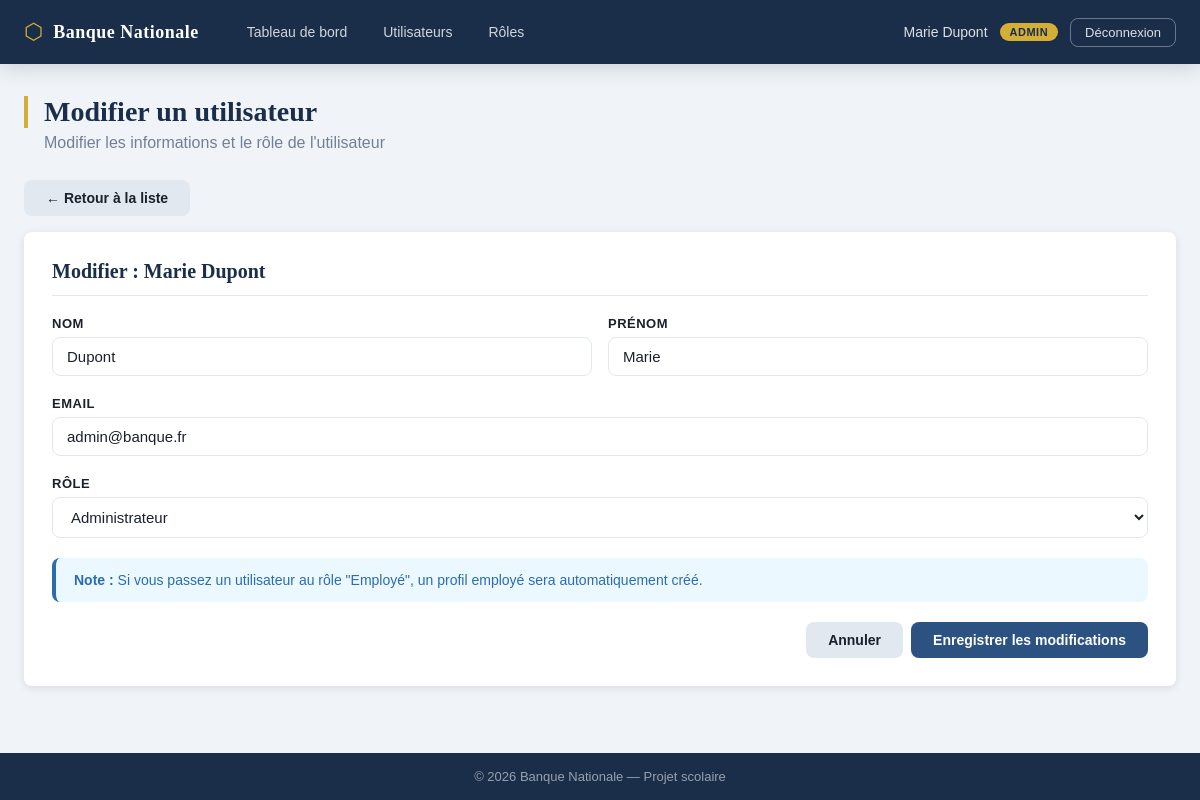
The app's page /admin/roles.php?id=1 (signed in) with its own data.
### tables this page shows
CREATE TABLE utilisateurs (
    id          INT AUTO_INCREMENT PRIMARY KEY,
    nom         VARCHAR(100) NOT NULL,
    prenom      VARCHAR(100) NOT NULL,
    email       VARCHAR(150) NOT NULL UNIQUE,
    mot_de_passe VARCHAR(255) NOT NULL,    
    role        ENUM('admin', 'employe', 'client') NOT NULL DEFAULT 'client',
    created_at  DATETIME DEFAULT CURRENT_TIMESTAMP
);

### admin/roles.php (the view, shortened to what this page needs)
<?php
require_once '../config/database.php';
$id_utilisateur = (int) ($_GET['id'] ?? 0);
$req_util = $pdo->prepare("SELECT * FROM utilisateurs WHERE id = ?");
$req_util->execute([$id_utilisateur]);
$utilisateur = $req_util->fetch();
include '../includes/header.php';
?>
<div class="page-titre">
    <h1>Modifier un utilisateur</h1>
    <p>Modifier les informations et le rôle de l'utilisateur</p>
</div>
<a href="/banque/admin/utilisateurs.php" class="btn btn-neutre marge-bas" style="display: inline-block;">
    ← Retour à la liste
</a>
<div class="carte">
    <h2>Modifier : <?php echo htmlspecialchars($utilisateur['prenom'] . ' ' . $utilisateur['nom']); ?></h2>
    <form method="POST" action="/banque/admin/roles.php?id=<?php echo $id_utilisateur; ?>">
        <div style="display: grid; grid-template-columns: 1fr 1fr; gap: 16px;">
            <div class="form-group">
                <label>Nom</label>
                <input type="text" name="nom"
                    value="<?php echo htmlspecialchars($utilisateur['nom']); ?>" required>
            </div>
            <div class="form-group">
                <label>Prénom</label>
                <input type="text" name="prenom"
                    value="<?php echo htmlspecialchars($utilisateur['prenom']); ?>" required>
            </div>
        </div>
        <div class="form-group">
            <label>Email</label>
            <input type="email" name="email"
                value="<?php echo htmlspecialchars($utilisateur['email']); ?>" required>
        </div>
        <div class="form-group">
            <label>Rôle</label>
            <select name="role">
                <option value="admin"   <?php echo $utilisateur['role'] === 'admin'   ? 'selected' : ''; ?>>Administrateur</option>
            </select>
        </div>
        <div class="alerte alerte-info">
            <strong>Note :</strong> Si vous passez un utilisateur au rôle "Employé", un profil employé sera automatiquement créé.
        </div>
        <div class="flex-droite" style="margin-top: 16px;">
            <a href="/banque/admin/utilisateurs.php" class="btn btn-neutre">Annuler</a>
            <button type="submit" class="btn btn-principal">Enregistrer les modifications</button>
        </div>
    </form>
</div>
<?php include '../includes/footer.php'; ?>

### css/style.css (style rules this page uses)
:root { --couleur-principale: #1a2e4a; --couleur-secondaire: #2c5282; --couleur-accent: #d4af37; --couleur-fond: #f0f4f8; --couleur-blanc: #ffffff; --couleur-texte: #1a202c; --couleur-texte-clair: #718096; --couleur-succes: #2f855a; --couleur-danger: #c53030; --couleur-avertissement:#b7791f; --couleur-info: #2b6cb0; --couleur-bordure: #e2e8f0; --ombre: 0 2px 8px rgba(0,0,0,0.10); --ombre-forte: 0 4px 20px rgba(0,0,0,0.15); --rayon: 8px; --font-principale: 'Georgia', 'Times New Roman', serif; --font-interface: 'Trebuchet MS', 'Gill Sans', sans-serif; }
*, *::before, *::after { box-sizing: border-box; margin: 0; padding: 0; }
html { font-size: 16px; }
body { font-family: var(--font-interface); background-color: var(--couleur-fond); color: var(--couleur-texte); min-height: 100vh; display: flex; flex-direction: column; }
.form-group { margin-bottom: 20px; }
.form-group label { display: block; font-size: 13px; font-weight: bold; color: var(--couleur-texte); margin-bottom: 6px; text-transform: uppercase; letter-spacing: 0.5px; }
.form-group input, .form-group select, .form-group textarea { width: 100%; padding: 10px 14px; border: 1px solid var(--couleur-bordure); border-radius: var(--rayon); font-size: 15px; font-family: var(--font-interface); color: var(--couleur-texte); background-color: var(--couleur-blanc); transition: border-color 0.2s, box-shadow 0.2s; }
.btn { display: inline-block; padding: 10px 22px; border-radius: var(--rayon); font-size: 14px; font-family: var(--font-interface); font-weight: bold; text-decoration: none; cursor: pointer; border: none; transition: opacity 0.2s, transform 0.1s; }
.btn-principal { background-color: var(--couleur-secondaire); color: white; }
.btn-neutre { background-color: var(--couleur-bordure); color: var(--couleur-texte); }
.page-titre { margin-bottom: 28px; }
.page-titre h1 { font-family: var(--font-principale); font-size: 28px; color: var(--couleur-principale); border-left: 4px solid var(--couleur-accent); padding-left: 16px; }
.page-titre p { color: var(--couleur-texte-clair); margin-top: 6px; padding-left: 20px; }
.alerte { padding: 14px 18px; border-radius: var(--rayon); margin-bottom: 20px; font-size: 14px; border-left: 4px solid; }
.alerte-info { background: #ebf8ff; border-color: var(--couleur-info); color: var(--couleur-info); }
.carte { background: var(--couleur-blanc); border-radius: var(--rayon); box-shadow: var(--ombre); padding: 28px; margin-bottom: 24px; }
.carte h2 { font-family: var(--font-principale); font-size: 20px; color: var(--couleur-principale); margin-bottom: 20px; padding-bottom: 12px; border-bottom: 1px solid var(--couleur-bordure); }
.marge-bas { margin-bottom: 16px; }
.flex-droite { display: flex; justify-content: flex-end; gap: 8px; }

### records on screen
utilisateurs: prenom+nom "Marie Dupont", nom "Dupont", prenom "Marie", email "admin@banque.fr", role "Administrateur"

### other values on screen
$_SESSION['prenom'] . ' ' . $_SESSION['nom'] "Marie Dupont"
$_SESSION['role'] "ADMIN"
